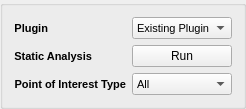
        <widget class="QGroupBox" name="top_groupbox">
         <property name="title">
          <string/>
         </property>
         <layout class="QGridLayout" name="gridLayout_13">
          <item row="0" column="0" alignment="Qt::AlignLeft">
           <widget class="QLabel" name="plugin_label">
            <property name="font">
             <font>
              <pointsize>8</pointsize>
              <weight>75</weight>
              <bold>true</bold>
             </font>
            </property>
            <property name="layoutDirection">
             <enum>Qt::LeftToRight</enum>
            </property>
            <property name="text">
             <string>Plugin</string>
            </property>
            <property name="alignment">
             <set>Qt::AlignRight|Qt::AlignTrailing|Qt::AlignVCenter</set>
            </property>
            <property name="textInteractionFlags">
             <set>Qt::NoTextInteraction</set>
            </property>
           </widget>
          </item>
          <item row="0" column="1">
           <widget class="QComboBox" name="existing_plugin_dropdown">
            <property name="palette">
             <palette>
              <active>
               <colorrole role="Text">
                <brush brushstyle="SolidPattern">
                 <color alpha="255">
                  <red>0</red>
                  <green>0</green>
                  <blue>0</blue>
                 </color>
                </brush>
               </colorrole>
               <colorrole role="Base">
                <brush brushstyle="SolidPattern">
                 <color alpha="142">
                  <red>200</red>
                  <green>200</green>
                  <blue>200</blue>
                 </color>
                </brush>
               </colorrole>
               <colorrole role="PlaceholderText">
                <brush brushstyle="NoBrush">
                 <color alpha="128">
                  <red>0</red>
                  <green>0</green>
                  <blue>0</blue>
                 </color>
                </brush>
               </colorrole>
              </active>
              <inactive>
               <colorrole role="Text">
                <brush brushstyle="SolidPattern">
                 <color alpha="255">
                  <red>0</red>
                  <green>0</green>
                  <blue>0</blue>
                 </color>
                </brush>
               </colorrole>
               <colorrole role="Base">
                <brush brushstyle="SolidPattern">
                 <color alpha="142">
                  <red>200</red>
                  <green>200</green>
                  <blue>200</blue>
                 </color>
                </brush>
               </colorrole>
               <colorrole role="PlaceholderText">
                <brush brushstyle="NoBrush">
                 <color alpha="128">
                  <red>0</red>
                  <green>0</green>
                  <blue>0</blue>
                 </color>
                </brush>
               </colorrole>
              </inactive>
              <disabled>
               <colorrole role="Text">
                <brush brushstyle="SolidPattern">
                 <color alpha="255">
                  <red>120</red>
                  <green>120</green>
                  <blue>120</blue>
                 </color>
                </brush>
               </colorrole>
               <colorrole role="Base">
                <brush brushstyle="SolidPattern">
                 <color alpha="255">
                  <red>255</red>
                  <green>255</green>
                  <blue>255</blue>
                 </color>
                </brush>
               </colorrole>
               <colorrole role="PlaceholderText">
                <brush brushstyle="NoBrush">
                 <color alpha="128">
                  <red>0</red>
                  <green>0</green>
                  <blue>0</blue>
                 </color>
                </brush>
               </colorrole>
              </disabled>
             </palette>
            </property>
            <property name="font">
             <font>
              <pointsize>8</pointsize>
              <weight>50</weight>
              <bold>false</bold>
             </font>
            </property>
            <item>
             <property name="text">
              <string>Existing Plugin</string>
             </property>
            </item>
            <item>
             <property name="text">
              <string>Plugin A</string>
             </property>
            </item>
            <item>
             <property name="text">
              <string>Plugin B</string>
             </property>
            </item>
            <item>
             <property name="text">
              <string>Plugin C</string>
             </property>
            </item>
           </widget>
          </item>
          <item row="1" column="0" alignment="Qt::AlignLeft">
           <widget class="QLabel" name="static_analysis_label">
            <property name="font">
             <font>
              <pointsize>8</pointsize>
              <weight>75</weight>
              <bold>true</bold>
             </font>
            </property>
            <property name="text">
             <string>Static Analysis</string>
            </property>
            <property name="alignment">
             <set>Qt::AlignRight|Qt::AlignTrailing|Qt::AlignVCenter</set>
            </property>
            <property name="textInteractionFlags">
             <set>Qt::NoTextInteraction</set>
            </property>
           </widget>
          </item>
          <item row="1" column="1">
           <widget class="QPushButton" name="static_run_button">
            <property name="text">
             <string>Run</string>
            </property>
           </widget>
          </item>
          <item row="2" column="0" alignment="Qt::AlignLeft">
           <widget class="QLabel" name="point_of_interest_type_label">
            <property name="font">
             <font>
              <pointsize>8</pointsize>
              <weight>75</weight>
              <bold>true</bold>
             </font>
            </property>
            <property name="text">
             <string>Point of Interest Type</string>
            </property>
            <property name="alignment">
             <set>Qt::AlignRight|Qt::AlignTrailing|Qt::AlignVCenter</set>
            </property>
            <property name="textInteractionFlags">
             <set>Qt::NoTextInteraction</set>
            </property>
           </widget>
          </item>
          <item row="2" column="1">
           <widget class="QComboBox" name="type_dropdown">
            <property name="palette">
             <palette>
              <active>
               <colorrole role="Text">
                <brush brushstyle="SolidPattern">
                 <color alpha="255">
                  <red>0</red>
                  <green>0</green>
                  <blue>0</blue>
                 </color>
                </brush>
               </colorrole>
               <colorrole role="Base">
                <brush brushstyle="SolidPattern">
                 <color alpha="142">
                  <red>200</red>
                  <green>200</green>
                  <blue>200</blue>
                 </color>
                </brush>
               </colorrole>
               <colorrole role="PlaceholderText">
                <brush brushstyle="NoBrush">
                 <color alpha="128">
                  <red>0</red>
                  <green>0</green>
                  <blue>0</blue>
                 </color>
                </brush>
               </colorrole>
              </active>
              <inactive>
               <colorrole role="Text">
                <brush brushstyle="SolidPattern">
                 <color alpha="255">
                  <red>0</red>
                  <green>0</green>
                  <blue>0</blue>
                 </color>
                </brush>
               </colorrole>
               <colorrole role="Base">
                <brush brushstyle="SolidPattern">
                 <color alpha="142">
                  <red>200</red>
                  <green>200</green>
                  <blue>200</blue>
                 </color>
                </brush>
               </colorrole>
               <colorrole role="PlaceholderText">
                <brush brushstyle="NoBrush">
                 <color alpha="128">
                  <red>0</red>
                  <green>0</green>
                  <blue>0</blue>
                 </color>
                </brush>
               </colorrole>
              </inactive>
              <disabled>
               <colorrole role="Text">
                <brush brushstyle="SolidPattern">
                 <color alpha="255">
                  <red>120</red>
                  <green>120</green>
                  <blue>120</blue>
                 </color>
                </brush>
               </colorrole>
               <colorrole role="Base">
                <brush brushstyle="SolidPattern">
                 <color alpha="255">
                  <red>255</red>
                  <green>255</green>
                  <blue>255</blue>
                 </color>
                </brush>
               </colorrole>
               <colorrole role="PlaceholderText">
                <brush brushstyle="NoBrush">
                 <color alpha="128">
                  <red>0</red>
                  <green>0</green>
                  <blue>0</blue>
                 </color>
                </brush>
               </colorrole>
              </disabled>
             </palette>
            </property>
            <property name="font">
             <font>
              <pointsize>8</pointsize>
              <weight>50</weight>
              <bold>false</bold>
             </font>
            </property>
            <property name="currentText">
             <string>All</string>
            </property>
            <item>
             <property name="text">
              <string>All</string>
             </property>
            </item>
            <item>
             <property name="text">
              <string>Strings</string>
             </property>
            </item>
            <item>
             <property name="text">
              <string>Function Call</string>
             </property>
            </item>
            <item>
             <property name="text">
              <string>Imports</string>
             </property>
            </item>
           </widget>
          </item>
         </layout>
        </widget>
